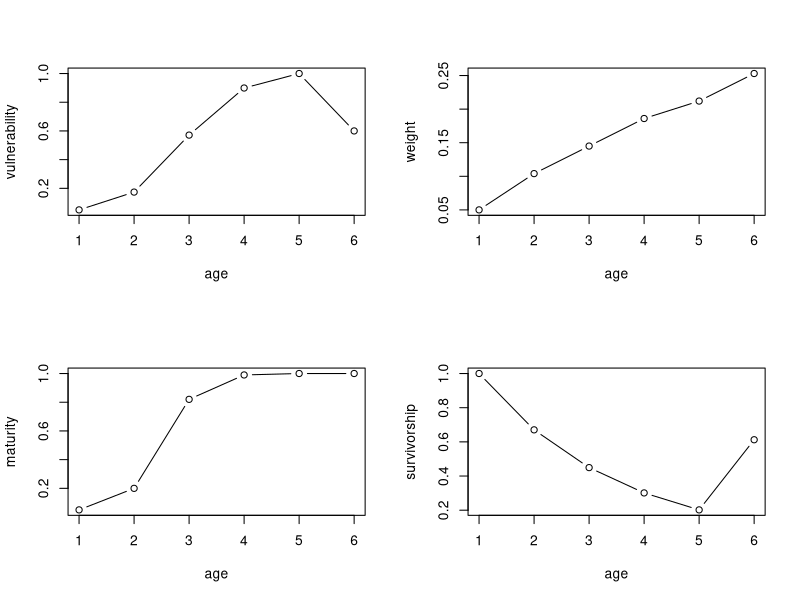
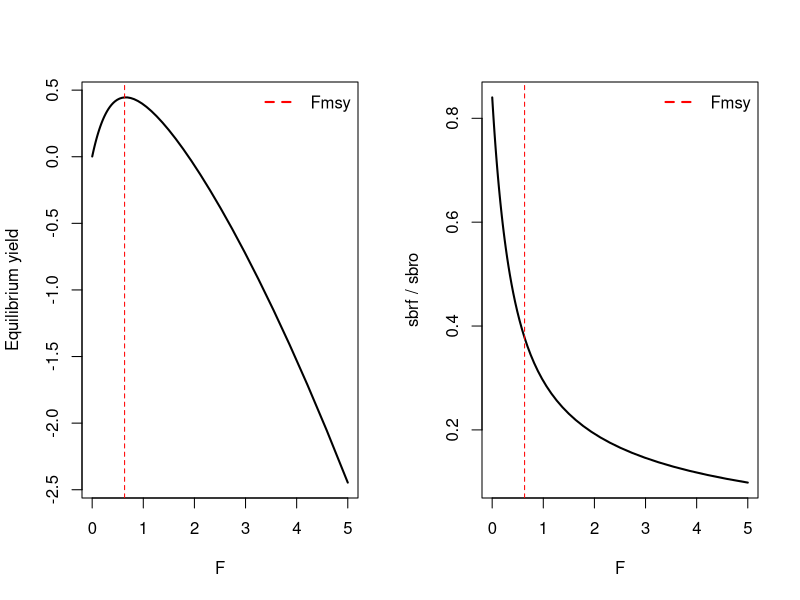
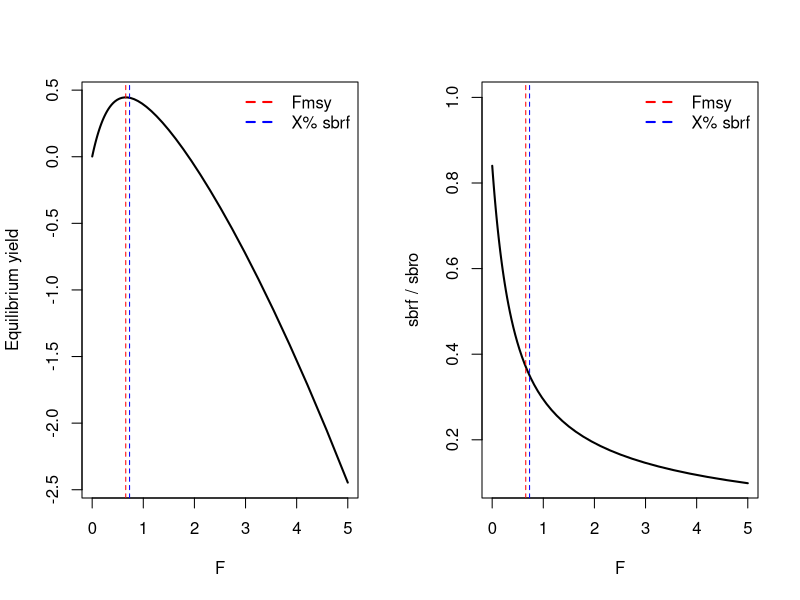
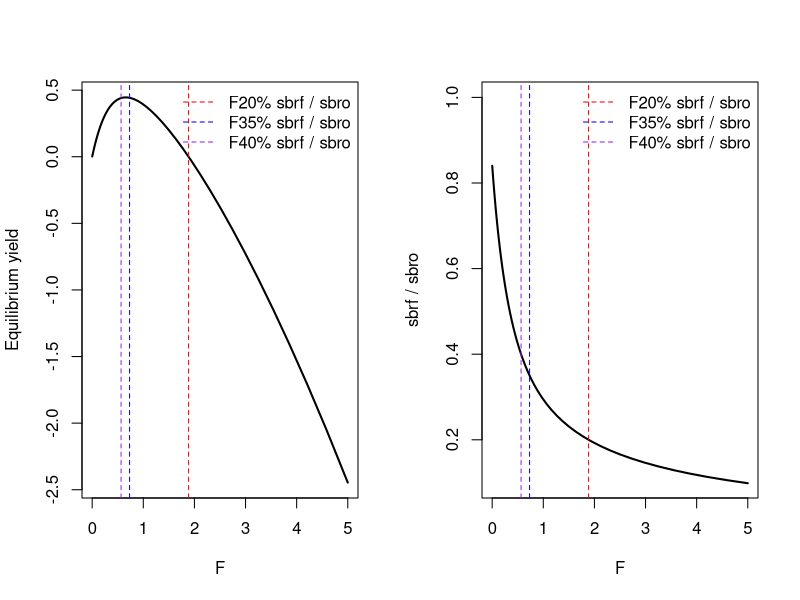

Generate these figures, in order, with R:
# define life history vectors
vul <- c(0.05, 0.174, 0.571, 0.899, 1.000, 0.6) # vulnerability at age
wa <- c(0.05, 0.104, 0.145, 0.186, 0.212, 0.253) # weight at age
mat <- c(0.05, 0.20, 0.82, 0.99, 1.00, 1.00) # maturity at age
n_ages <- length(mat) # number of age classes
ages <- 1:n_ages
M <- 0.4 # instantaneous natural mortality

# calculate survivorship in unfished state
lo <- numeric(n_ages)
lo[1] <- 1
for (i in 2:n_ages) lo[i] <- lo[i - 1] * exp(-M)
lo[n_ages] <- lo[n_ages - 1] / (1 - exp(-M)) # plus group

# visualize the life history and vulnerability relationships
par(mfrow = c(2, 2))
plot(vul ~ ages, type = "b", ylab = "vulnerability", xlab = "age")
plot(wa ~ ages, type = "b", ylab = "weight", xlab = "age")
plot(mat ~ ages, type = "b", ylab = "maturity", xlab = "age")
plot(lo ~ ages, type = "b", ylab = "survivorship", xlab = "age")

# set recruitment parameters
Ro <- 10 # unfished recruitment
recK <- 5 # maximum recruits per spawner
sbro <- sum(lo * mat * wa) # spawning biomass per recruit
ln_alpha <- log(recK / sbro) # log alpha
br <- (ln_alpha + log(sbro)) / (Ro * sbro) # ricker beta
ninit <- Ro * lo # initial age structure

# define objective function to minimize (negative yield)
f <- function(logF) {
  F <- exp(logF)
  n_ages <- length(mat)
  Z <- F * vul + M
  log_n <- numeric(n_ages)
  log_n[1] <- log(1) # initialize
  for (a in 2:n_ages) {
    log_n[a] <- log_n[a - 1] - Z[a - 1]
  }
  log_n[n_ages] <- log_n[n_ages] - log(1 - exp(-Z[n_ages]))
  sbrf <- sum(exp(log_n) * mat * wa)
  Req <- (ln_alpha + log(sbrf)) / (br * sbrf)
  # equilibrium yield
  YPR <- sum(wa * vul * F / Z * exp(log_n) * (1 - exp(-Z)))
  Yeq <- YPR * Req
  return(list(neg_yield = -Yeq, sbrf = sbrf, Req = Req))
}

# create a sequence of fishing mortality rates to iterate across
logF_seq <- seq(log(0.001), log(5), length.out = 100)
F_seq <- exp(logF_seq)
yield <- numeric(length(logF_seq))
sbrf <- numeric(length(logF_seq))

for (i in seq_along(logF_seq)) {
  res <- f(logF_seq[i])
  yield[i] <- -res$neg_yield
  sbrf[i] <- res$sbrf
}
Fmsy <- exp(logF_seq[which.max(yield)])

par(mfrow = c(1, 2))
plot(F_seq, yield, type = "l", xlab = "F", ylab = "Equilibrium yield", lwd = 2)
abline(v = Fmsy, col = "red", lty = 2)
legend("topright", legend = "Fmsy", col = "red", lty = 2, lwd = 2, bty = "n")

plot(F_seq, sbrf / sbro, type = "l", xlab = "F", ylab = "sbrf / sbro", lwd = 2)
abline(v = Fmsy, col = "red", lty = 2)
legend("topright", legend = "Fmsy", col = "red", lty = 2, lwd = 2, bty = "n")

sbrf_at_fmsy <- f(log(Fmsy))$sbrf / sbro
cat("sbrf / sbro at Fmsy:", round(sbrf_at_fmsy, 3), "\n")

#--------------------------------------
# solve via one dimensional optimization
# find the logF that gives the maximum yield
opt <- optimize(
  f = function(logF) f(logF)$neg_yield,
  interval = log(c(0.01, 8))
)
Fmsy <- exp(opt$minimum)
-f(opt$minimum)$neg_yield

#-------------------------------------

# sneaky way to calculate FX%, the F that reduces sbrf to X% of unfished level
X <- 0.35 # X% of sbro

# define a function that returns the relative sbrf / sbro
get_sbrf <- function(logF) f(logF)$sbrf / sbro

# use uniroot to solve for the logF value where sbrf / sbro = target X
FX <- exp(uniroot(function(logF) get_sbrf(logF) - X,
  lower = log(0.001), upper = log(5)
)$root)

par(mfrow = c(1, 2))
plot(F_seq, yield, type = "l", xlab = "F", ylab = "Equilibrium yield", lwd = 2)
abline(v = Fmsy, col = "red", lty = 2)
abline(v = FX, col = "blue", lty = 2)
legend("topright",
  legend = c("Fmsy", "X% sbrf"),
  col = c("red", "blue"), lty = 2, lwd = 2, bty = "n"
)

plot(F_seq, sbrf / sbro,
  type = "l", xlab = "F",
  ylim = c(0.1, 1), ylab = "sbrf / sbro", lwd = 2
)
abline(v = Fmsy, col = "red", lty = 2)
abline(v = FX, col = "blue", lty = 2)
legend("topright",
  legend = c("Fmsy", "X% sbrf"),
  col = c("red", "blue"), lty = 2, lwd = 2, bty = "n"
)

cat("Fmsy:", round(Fmsy, 3), "\n")
cat("sbrf/sbro at Fmsy:", round(sbrf_at_fmsy, 3), "\n")
cat("msy: ", round(-f(opt$minimum)$neg_yield, 3), "\n")
cat("FX%:", round(FX, 3), "\n")

#----------------------------------------------------
# try a bunch of targets
FX_targets <- c(0.2, 0.35, 0.4)
FX_vals <- sapply(FX_targets, function(x) {
  exp(uniroot(function(logF) get_sbrf(logF) - x,
    lower = log(1e-5), upper = log(5)
  )$root)
})
par(mfrow = c(1, 2))
plot(F_seq, yield, type = "l", xlab = "F", ylab = "Equilibrium yield", lwd = 2)
abline(v = FX_vals, col = c("red", "blue", "purple"), lty = 2)
legend("topright",
  legend = paste0("F", FX_targets * 100, "% sbrf / sbro"),
  col = c("red", "blue", "purple"), lty = 2, bty = "n"
)
plot(F_seq, sbrf / sbro,
  type = "l", xlab = "F",
  ylim = c(0.1, 1), ylab = "sbrf / sbro", lwd = 2
)
abline(v = FX_vals, col = c("red", "blue", "purple"), lty = 2)
legend("topright",
  legend = paste0("F", FX_targets * 100, "% sbrf / sbro"),
  col = c("red", "blue", "purple"), lty = 2, bty = "n"
)

#----------------------------------------------------
# maximize yield subject to sbrf/sbro >= 0.65
constrained_f <- function(logF) {
  res <- f(logF)
  if (res$sbrf / sbro < 0.65) {
    return(Inf)
  } # penalize if below threshold
  return(res$neg_yield)
}

opt <- suppressWarnings(optimize(constrained_f, interval = log(c(1e-3, 5))))
F_constrained <- exp(opt$minimum)
F_constrained
